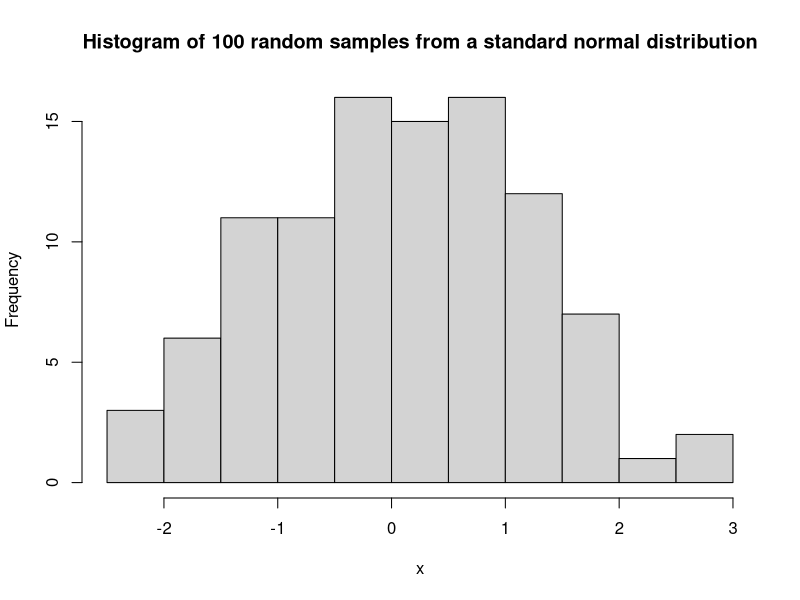

This figure's R source:
## ---- chunk 1
knitr::opts_chunk$set(echo = TRUE)
## ---- chunk 2
x=rnorm(100, 0, 1)
## ---- chunk 3
A=median(x)
B=mean(x)
C=var(x)
## ---- chunk 4
hist(x,  main = paste("Histogram of 100 random samples from a standard normal distribution" ))
